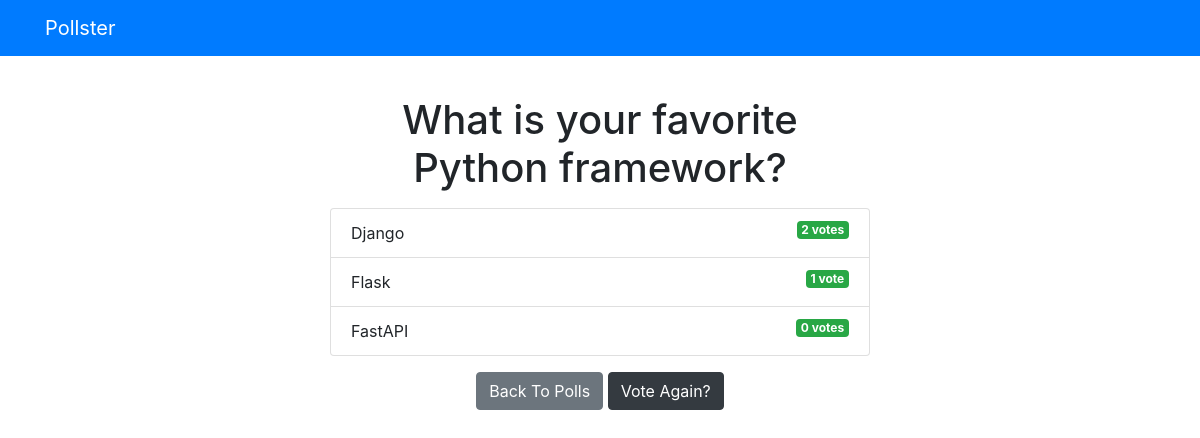
The page /polls/1/results on the database as committed earlier.
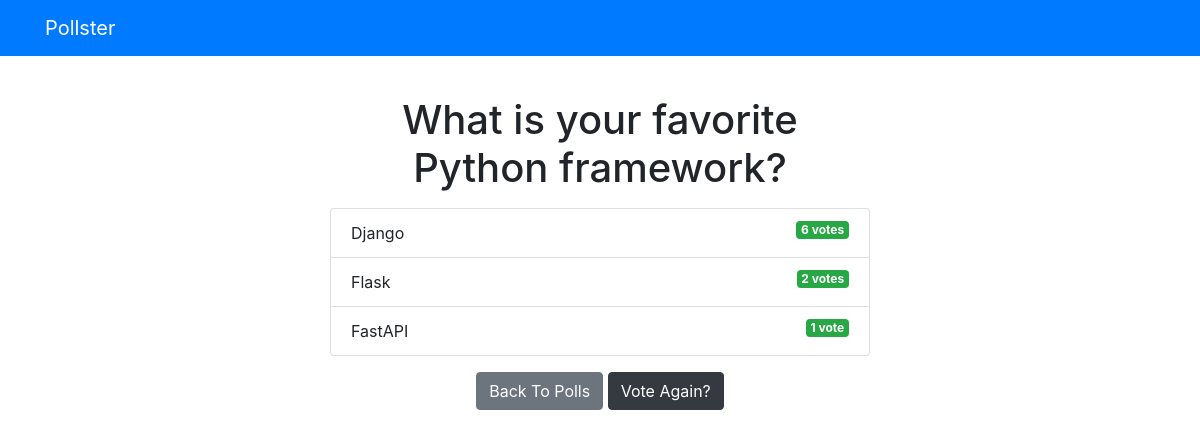
The same page on the database as committed later.
### polls/models.py (models this page shows, shortened)
class Choice(models.Model):
    question = models.ForeignKey(Question, on_delete=models.CASCADE)
    choice_text = models.CharField(max_length=200)
    votes = models.IntegerField(default=0)

### polls/views.py (the view)
# urls.py: path('<int:question_id>/results', views.results, name="results"),
def results(request, question_id):
    question = get_object_or_404(Question, pk=question_id)
    return render(request, 'polls/results.html', {'question': question})

### templates/polls/results.html
{% extends 'base.html' %}
{% block content %}
<h1 class="text-center mb-3 mt-3">{{ question.question_text }}</h1>
{% if question.choice_set.all %}
<ul class="list-group mb-3">
    {% for choice in question.choice_set.all %}
        <li class="list-group-item">{{ choice.choice_text }}<span class="badge badge-success float-right">{{ choice.votes }} vote{{ choice.votes | pluralize }}</span></li>
    {% endfor %}
</ul>
{% endif %}
<div class="text-center">
    <a href="{% url 'polls:index' %}" class="btn btn-secondary">Back To Polls</a>
    <a href="{% url 'polls:detail' question.id %}" class="btn btn-dark">Vote Again?</a>
</div>
{% endblock %}

Rows that differ between the two databases and show on the page:
changed Choice "Django": votes "2" → "6"
changed Choice "Flask": votes "1" → "2"; votes|pluralize (not shown) → "s"
changed Choice "FastAPI": votes "0" → "1"; votes|pluralize "s" → (not shown)
